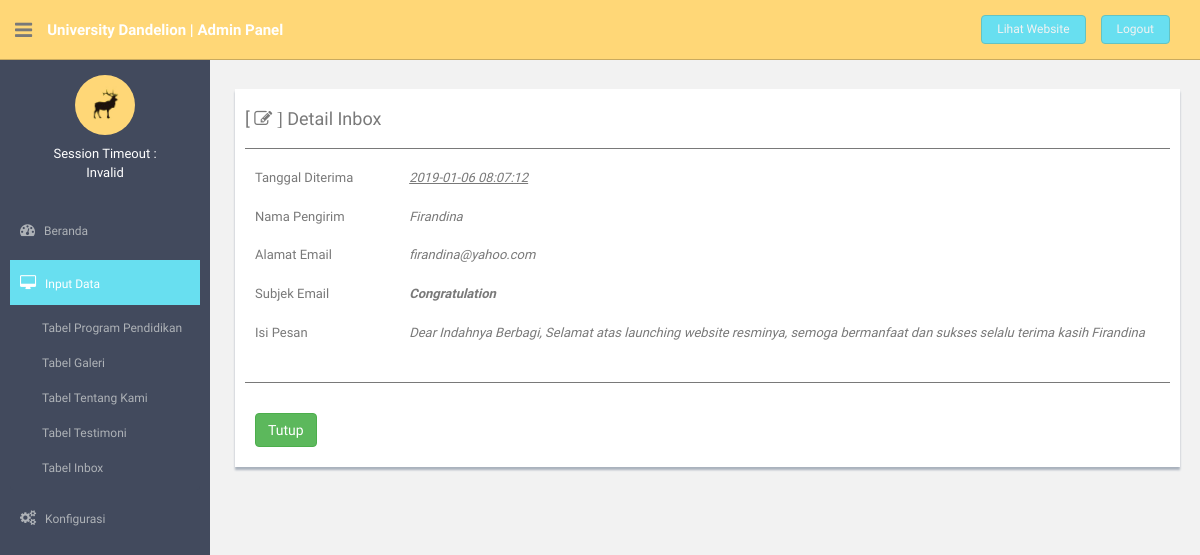
The app's page /confpanel/module/mod_inbox/aksi.php?inbox=edit&id_inbox=17 with its own data.
### tables this page shows
CREATE TABLE IF NOT EXISTS `tbl_inbox` (
  `id_inbox` int(5) NOT NULL AUTO_INCREMENT,
  `date_receive_inbox` datetime DEFAULT NULL,
  `name_inbox` varchar(40) NOT NULL,
  `email_inbox` varchar(25) NOT NULL,
  `subject_inbox` text NOT NULL,
  `message_inbox` text NOT NULL,
  PRIMARY KEY (`id_inbox`)
);

### confpanel/module/mod_inbox/aksi.php (the view, shortened to what this page needs)
<?php
include '../../header_module.php';
include '../../menu_module.php';
include '../../control.php';
$module   = @$_GET['inbox'];
if ($module == "edit"){
    $id_inbox  = @$_GET['id_inbox'];
    $edit      = mysqli_query($link, "SELECT * FROM tbl_inbox WHERE id_inbox='$id_inbox'");
    $showinbox = mysqli_fetch_array($edit);
    echo " <section id=\"main-content\">
            <section class=\"wrapper\">
             <div class=\"row mt\">
              <div class=\"col-md-12\">
               <div class=\"form-panel\">
                <table class=\"table table-striped table-advance table-hover\">
                 <h4>[ <i class=\"fa fa-edit\"> ]</i> Detail Inbox</h4>
                  <hr>
                      <div class=\"form-group\">
                          <input type=\"hidden\" class=\"form-control\" name=\"id_inbox\" value=\"$showinbox[id_inbox]\">
                          <label class=\"col-sm-2 col-sm-2 control-label\">Tanggal Diterima</label>
                          <div class=\"col-sm-10\">
                              <p><i><u>$showinbox[date_receive_inbox]</u></i></p>
                          </div>
                          <label class=\"col-sm-2 col-sm-2 control-label\">Nama Pengirim</label>
                          <div class=\"col-sm-10\">
                              <p><i>$showinbox[name_inbox]</i></p>
                          </div>
                          <label class=\"col-sm-2 col-sm-2 control-label\">Alamat Email</label>
                          <div class=\"col-sm-10\">
                              <p><i>$showinbox[email_inbox]</i></p>
                          </div>
                          <label class=\"col-sm-2 col-sm-2 control-label\">Subjek Email</label>
                          <div class=\"col-sm-10\">
                              <p><b><i>$showinbox[subject_inbox]</i></b></p>
                          </div>
                          <label class=\"col-sm-2 col-sm-2 control-label\">Isi Pesan</label>
                          <div class=\"col-sm-10\">
                              <p><i>$showinbox[message_inbox]</i></p>
                          </div>
                          </div>
                      </div>
                </table>
                  <hr>
                      <div class=\"btn-group1\">
                          <a href=\"../../module/mod_inbox/inbox.php?tbl=inbox\"><button type=\"submit\" name=\"close\" class=\"btn btn-success\">Tutup</button></a>
                      </div>
               </div>
              </div>
             </div>
            </section>
           </section>";
}
include '../../footer_module.php';
?>

### confpanel/assets/css/style.css (style rules this page uses)
body { color: #797979; background: #f2f2f2; font-family: 'Ruda', sans-serif; padding: 0px !important; margin: 0px !important; font-size:13px; }
a, a:hover, a:focus { text-decoration: none; outline: none; }
hr { margin-top: 20px; margin-bottom: 20px; border: 0; border-top: 1px solid #797979; }
.mt { margin-top: 25px; }
#main-content { margin-left: 220px; }
.wrapper { display: inline-block; margin-top: 15px; padding-left: 10px; padding-right: 15px; padding-bottom: 15px; padding-top: 0px; width: 100%; }
.btn-group1 { background: #ffffff; padding: 10px; }
.form-panel { background: #ffffff; margin: 10px; padding: 10px; box-shadow: 0px 3px 2px #aab2bd; text-align: left; }
label { font-weight: 400; }

### records on screen
tbl_inbox: date_receive_inbox "2019-01-06 08:07:12", name_inbox "Firandina", email_inbox "firandina@yahoo.com", subject_inbox "Congratulation", message_inbox "Dear Indahnya Berbagi, Selamat atas launching website resminya, semoga bermanfaat dan sukses selalu terima kasih Firandina"
